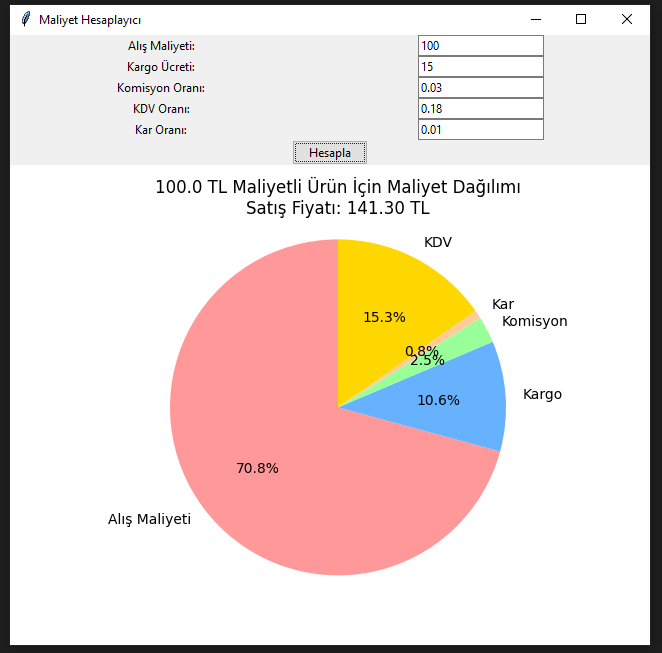

Recreate this plot in Python.
import tkinter as tk
from tkinter import ttk
import matplotlib.pyplot as plt
from matplotlib.backends.backend_tkagg import FigureCanvasTkAgg

class MaliyetHesaplayiciApp:
    def __init__(self, root):
        self.root = root
        self.root.title("Maliyet Hesaplayıcı")

        # Girdi alanları
        self.create_widgets()

    def create_widgets(self):
        # Alış maliyeti
        ttk.Label(self.root, text="Alış Maliyeti:").grid(row=0, column=0)
        self.alis_maliyeti_entry = ttk.Entry(self.root)
        self.alis_maliyeti_entry.grid(row=0, column=1)
        self.alis_maliyeti_entry.insert(0, "100")

        # Kargo ücreti
        ttk.Label(self.root, text="Kargo Ücreti:").grid(row=1, column=0)
        self.kargo_ucreti_entry = ttk.Entry(self.root)
        self.kargo_ucreti_entry.grid(row=1, column=1)
        self.kargo_ucreti_entry.insert(0, "15")

        # Komisyon oranı
        ttk.Label(self.root, text="Komisyon Oranı:").grid(row=2, column=0)
        self.komisyon_orani_entry = ttk.Entry(self.root)
        self.komisyon_orani_entry.grid(row=2, column=1)
        self.komisyon_orani_entry.insert(0, "0.03")

        # KDV oranı
        ttk.Label(self.root, text="KDV Oranı:").grid(row=3, column=0)
        self.kdv_orani_entry = ttk.Entry(self.root)
        self.kdv_orani_entry.grid(row=3, column=1)
        self.kdv_orani_entry.insert(0, "0.18")

        # Kar oranı
        ttk.Label(self.root, text="Kar Oranı:").grid(row=4, column=0)
        self.kar_orani_entry = ttk.Entry(self.root)
        self.kar_orani_entry.grid(row=4, column=1)
        self.kar_orani_entry.insert(0, "0.01")

        # Hesapla butonu
        self.hesapla_button = ttk.Button(self.root, text="Hesapla", command=self.hesapla)
        self.hesapla_button.grid(row=5, columnspan=2)

        # Grafik alanı
        self.fig, self.ax = plt.subplots()
        self.canvas = FigureCanvasTkAgg(self.fig, master=self.root)
        self.canvas_widget = self.canvas.get_tk_widget()
        self.canvas_widget.grid(row=6, columnspan=2)

    def hesapla(self):
        alis_maliyeti = float(self.alis_maliyeti_entry.get())
        kargo_ucreti = float(self.kargo_ucreti_entry.get())
        komisyon_orani = float(self.komisyon_orani_entry.get())
        kdv_orani = float(self.kdv_orani_entry.get())
        kar_orani = float(self.kar_orani_entry.get())

        toplam_maliyet = alis_maliyeti + kargo_ucreti
        kar = toplam_maliyet * kar_orani
        komisyon_dahil_fiyat = (toplam_maliyet + kar) / (1 - komisyon_orani)
        kdv_dahil_fiyat = komisyon_dahil_fiyat * (1 + kdv_orani)
        komisyon = komisyon_dahil_fiyat * komisyon_orani
        kdv = komisyon_dahil_fiyat * kdv_orani

        maliyetler = [alis_maliyeti, kargo_ucreti, komisyon, kar, kdv]
        kategoriler = ['Alış Maliyeti', 'Kargo', 'Komisyon', 'Kar', 'KDV']
        colors = ['#FF9999', '#66B2FF', '#99FF99', '#FFCC99', '#FFD700']

        self.ax.clear()
        self.ax.pie(maliyetler, labels=kategoriler, autopct='%1.1f%%', colors=colors, startangle=90)
        self.ax.axis('equal')
        self.ax.set_title(f'{alis_maliyeti} TL Maliyetli Ürün İçin Maliyet Dağılımı\nSatış Fiyatı: {kdv_dahil_fiyat:.2f} TL')
        self.canvas.draw()

if __name__ == "__main__":
    root = tk.Tk()
    app = MaliyetHesaplayiciApp(root)
    root.mainloop()
